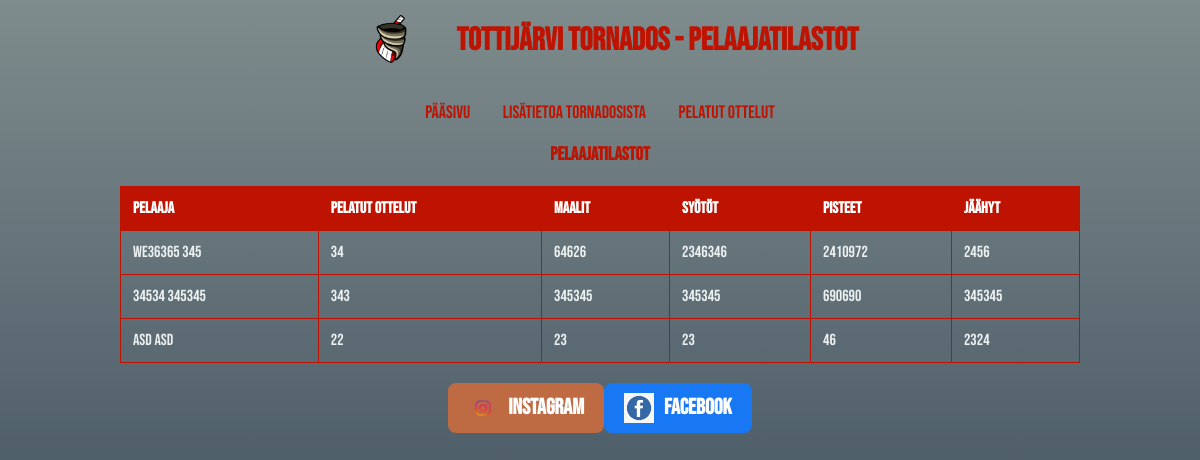
Screenshot of /stats with the database file from the repository.
### app.py (models this page shows)
class Player(db.Model):
    __tablename__ = 'player'
    __table_args__ = {'extend_existing': True}
    id = db.Column(db.Integer, primary_key=True)
    firstname = db.Column(db.String(50), nullable=False)
    lastname = db.Column(db.String(50), nullable=False)
    games_played = db.Column(db.Integer, default=0)
    goals = db.Column(db.Integer, default=0)
    assists = db.Column(db.Integer, default=0)
    penalty_minutes = db.Column(db.Integer, default=0)
    @hybrid_property
    def points(self):
        return self.goals + self.assists
    @points.expression
    def points(cls):
        return cls.goals + cls.assists  # Mahdollistaa järjestämisen tietokantakyselyissä

### app.py (the view)
@app.route('/stats')
def stats():
    players = Player.query.order_by(Player.points.desc()).all()
    return render_template('stats.html', players=players)

### templates/stats.html (shortened to what this page needs)
<!DOCTYPE html>
<html lang="fi">
<head>
</head>
<body>
    <header class="header-container">
        <img src="{{ url_for('static', filename='images/Tornados.png') }}" alt="Logo" class="logo-image">
        <h1>Tottijärvi Tornados - Pelaajatilastot</h1>
    </header>
    <div class="links">
        <a href="{{ url_for('index') }}">Pääsivu</a>
        <a href="{{ url_for('about') }}">Lisätietoa Tornadosista</a>
        <a href="{{ url_for('played') }}">Pelatut ottelut</a>
    </div>
    <div class="content">
        <h3>Pelaajatilastot</h3>
        {% if players %}
        <table>
            <thead>
                <tr>
                    <th>Pelaaja</th>
                    <th>Pelatut Ottelut</th>
                    <th>Maalit</th>
                    <th>Syötöt</th>
                    <th>Pisteet</th>
                    <th>Jäähyt</th>
                </tr>
            </thead>
            <tbody>
                {% for player in players %}
                <tr>
                    <td>{{ player.firstname }} {{ player.lastname }}</td>
                    <td>{{ player.games_played }}</td>
                    <td>{{ player.goals }}</td>
                    <td>{{ player.assists }}</td>
                    <td>{{ player.points }}</td>
                    <td>{{ player.penalty_minutes }}</td>
                </tr>
                {% endfor %}
            </tbody>
        </table>
        {% else %}
        <p>Ei pelaajatilastoja saatavilla.</p>
        {% endif %}
    </div>
    <div class="social-links">
        <a href="https://www.instagram.com/tjtornados/" target="_blank" class="social-icon instagram">
            <img src="{{ url_for('static', filename='images/instagram.png') }}" alt="Instagram">
            Instagram
        </a>
        <a href="https://www.facebook.com/TjTornados/?locale=fi_FI" target="_blank" class="social-icon facebook">
            <img src="{{ url_for('static', filename='images/facebook.png') }}" alt="Facebook">
            Facebook
        </a>
    </div>
</body>
</html>

### templates/stats.html (style rules this page uses)
body { font-family: 'Bebas Neue', sans-serif; background: linear-gradient(to bottom, #7f8c8d, #2c3e50); color: #ecf0f1; margin: 0; padding: 0; min-height: 100vh; }
h1, h2, h3 { color: #be1300; }
.links { text-align: center; margin: 20px 0; }
.links a { color: #be1300; text-decoration: none; margin: 0 15px; font-size: 18px; }
.social-links { display: flex; justify-content: center; margin-top: 20px; }
.content { text-align: center; margin-top: 20px; }
table { width: 80%; border-collapse: collapse; margin-top: 20px; margin-left: auto; margin-right: auto; }
th, td { padding: 12px; text-align: left; border: 1px solid #be1300; }
th { background-color: #be1300; color: white; }
.logo-image { width: 100px; height: auto; margin-right: 15px; }
.header-container { display: flex; align-items: center; justify-content: center; }
.social-links { text-align: center; margin-top: 20px; }
.social-icon { display: inline-flex; align-items: center; gap: 10px; font-size: 22px; font-weight: bold; text-decoration: none; padding: 10px 20px; border-radius: 8px; transition: all 0.3s ease-in-out; }
.social-icon img { width: 30px; height: 30px; }
.instagram { background-color: #be6b44; color: white; }
.facebook { background-color: #1877F2; color: white; }

### rows the page displays
Player: firstname "we36365", lastname "345", games_played "34", goals "64626", assists "2346346", points "2410972", penalty_minutes "2456"
Player: firstname "34534", lastname "345345", games_played "343", goals "345345", assists "345345", points "690690", penalty_minutes "345345"
Player: firstname "asd", lastname "asd", games_played "22", goals "23", assists "23", points "46", penalty_minutes "2324"
